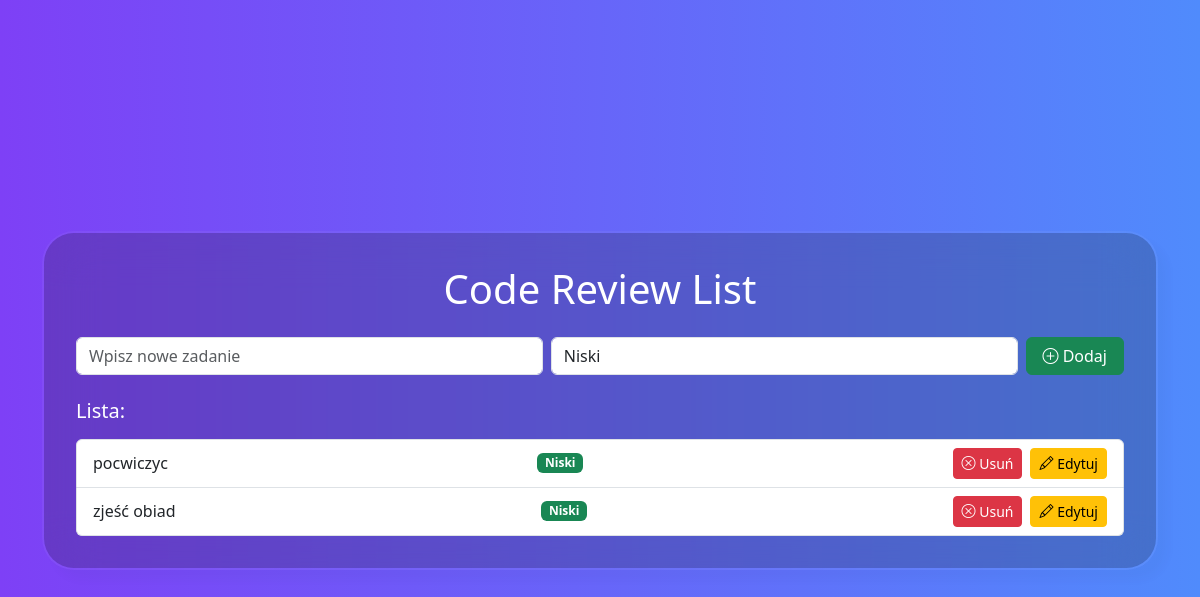
Before: / with the older database file.
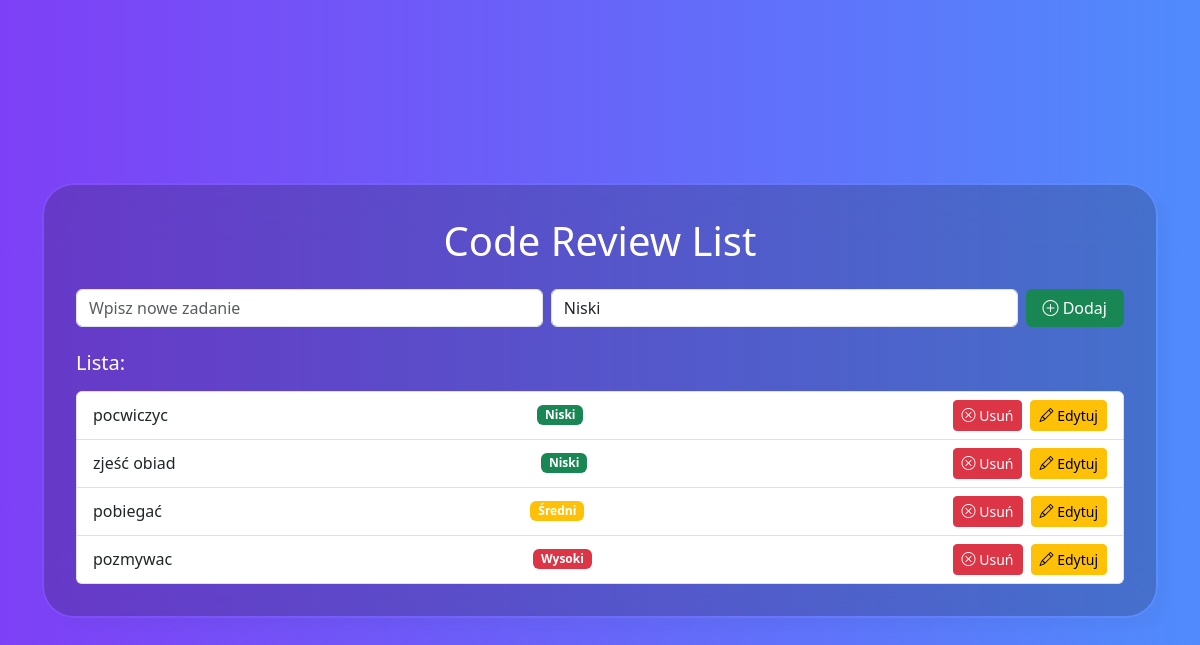
After: the same page with the newer database file.
### app.py (models this page shows, shortened)
class Task(db.Model):
    id = db.Column(db.Integer, primary_key=True)
    name = db.Column(db.String(100), nullable=False)
    priority = db.Column(db.String, nullable=False, default='low') #priority column

### app.py (the view, shortened to what this page needs)
@app.route('/', methods=['GET', 'POST'])
def todo():
    tasks = Task.query.all()
    return render_template('todo.html', tasks=tasks)

### templates/todo.html (shortened to what this page needs)
{% extends 'base.html' %}
{% block content %}
    <h1 class="text-center mb-4">Code Review List</h1>
    <form action="" method="POST" class="d-flex mb-4 gap-2">
        <input type="text" name="task" class="form-control" placeholder="Wpisz nowe zadanie" required>
        <select name="priority" class="form-control" required>
          <option value="low">Niski</option>
        </select>
        <button type="submit" class="btn btn-success flex-shrink-0 px-3"><i class="bi bi-plus-circle"></i> Dodaj</button>
    </form>
    {% if tasks %}
        <h5 class="mb-3">Lista:</h5>
        <ul class="list-group">
            {% for task in tasks %}
                <li class="list-group-item d-flex justify-content-between align-items-center">
                    <span>{{ task.name }}</span>
                    <span class="badge
                      {% if task.priority == 'low' %} bg-success
                      {% elif task.priority == 'medium' %} bg-warning
                      {% else %} bg-danger
                      {% endif %}">
                        {% if task.priority == 'low' %}
                            Niski
                        {% elif task.priority == 'medium' %}
                             Średni
                        {% else %}
                                Wysoki
                         {% endif %}
                    </span>
                    <div class="d-flex gap-2">
                        <form action="{{ url_for('delete_task', task_id=task.id) }}" method="POST">
                            <button type="submit" class="btn btn-danger btn-sm">
                                <i class="bi bi-x-circle"></i> Usuń
                            </button>
                        </form>
                        <a href="{{ url_for('edit_task', task_id=task.id) }}" class="btn btn-warning btn-sm">
                            <i class="bi bi-pencil"></i> Edytuj
                        </a>
                    </div>
                </li>
            {% endfor %}
        </ul>
   {% else %}
        <p class="text-muted text-center mt-3">Brak aktualnie zadań. Dodaj coś.</p>
    {% endif %}
{% endblock %}

### templates/base.html (shortened to what this page needs)
<!DOCTYPE html>
<html lang="en">
<head>
    <link href="https://cdn.jsdelivr.net/npm/bootstrap@5.3.2/dist/css/bootstrap.min.css" rel="stylesheet">
    <link href="https://cdn.jsdelivr.net/npm/bootstrap-icons/font/bootstrap-icons.css" rel="stylesheet">
    <link rel="stylesheet" href="{{ url_for('static', filename='styles.css') }}">
</head>
<body class="gradient-custom-2">
    <div class="container d-flex justify-content-center">
        <div class="mask-custom">
            {% block content %}{% endblock %}
        </div>
    </div>
</body>
</html>

### static/styles.css (style rules this page uses)
.gradient-custom-2 { background: linear-gradient(to right, rgba(126, 64, 246, 1), rgba(80, 139, 252, 1)); min-height: 100vh; display: flex; justify-content: center; align-items: center; padding: 20px; }
.mask-custom { background: rgba(24, 24, 16, 0.2); border-radius: 2em; backdrop-filter: blur(25px); border: 2px solid rgba(255, 255, 255, 0.05); background-clip: padding-box; box-shadow: 10px 10px 10px rgba(46, 54, 68, 0.03); padding: 2rem; max-width: 100%; width: 100%; box-sizing: border-box; min-width: 300px; color: white; }

Changed rows visible on the page:
added Task: name "pobiegać", priority "Średni"
added Task: name "pozmywac", priority "Wysoki"
